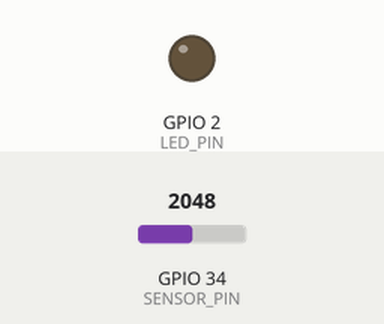
The program below on a simulated ESP32. Parts: output pins drawn as LEDs (lit = HIGH). Inputs (shaded band) come from the test bench; at power-on: GPIO 34 (SENSOR_PIN) = 2048 (analog values on the 0–4095 scale). What the program prints to the serial monitor is not drawn.

Above: at 1.2 s.
1.3 s: GPIO 34 (SENSOR_PIN) set to 2119
At 2.7 s:
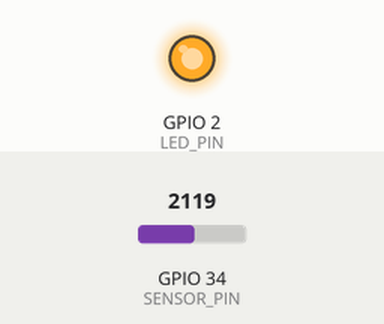
3.0 s: GPIO 34 (SENSOR_PIN) set to 2047
At 3.9 s:
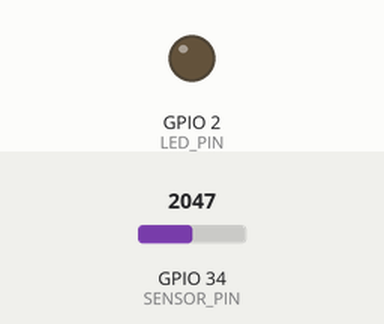
4.5 s: GPIO 34 (SENSOR_PIN) set to 2866
At 5.2 s:
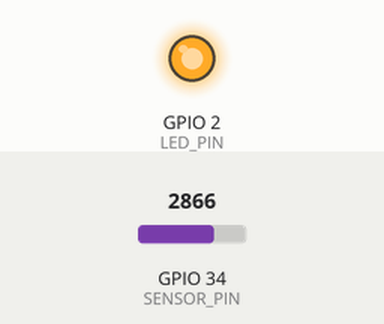
Timing chart, 0 to 7.5 s (numbered marks = the images above; inputs shaded):
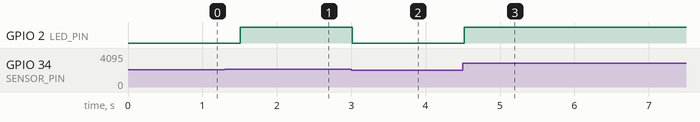

Measured:
- the behaviour switches between 2048 and 2049 on GPIO 34 (SENSOR_PIN) (found by bisection; images 0 and 1)
- after the input at 1.3 s, GPIO 2 (LED_PIN): LOW → HIGH after 0.21 s
- after the input at 3.0 s, GPIO 2 (LED_PIN): HIGH → LOW at once
- after the input at 4.5 s, GPIO 2 (LED_PIN): LOW → HIGH at once

The program:

main.cpp
```cpp
#include <Arduino.h>

// ============================================================
// 01 — FreeRTOS : Tâches & Queue
//
// Deux tâches communiquent via une queue FreeRTOS :
//   - task_producer : lit un capteur simulé (potentiomètre) et
//                     envoie la mesure dans la queue toutes les 500ms.
//   - task_consumer : reçoit les messages de la queue, les affiche
//                     sur le moniteur série et pilote une LED en
//                     fonction du seuil.
//
// La LED intégrée s'allume dès que la valeur dépasse SEUIL_HAUT.
//
// Câblage détaillé dans le README.md de ce dossier.
// ============================================================

// ─── Broches ────────────────────────────────────────────────
constexpr uint8_t  LED_PIN     = 2;   // LED intégrée (la plupart des DevKit)
constexpr uint8_t  SENSOR_PIN  = 34;  // ADC1_CH6 — potentiomètre ou analogique libre

// ─── Paramètres ─────────────────────────────────────────────
constexpr uint16_t SEUIL_HAUT  = 2048;  // ~50% de la plage ADC 12 bits
constexpr uint8_t  QUEUE_LEN   = 5;     // nb. de messages max en attente dans la queue

// ─── Structure de message ───────────────────────────────────
// Passer une struct dans la queue (plutôt qu'un simple int) est la bonne
// pratique : ça permet d'ajouter d'autres champs sans changer l'interface.
struct SensorMessage {
  uint16_t raw;       // valeur brute ADC (0–4095)
  float    voltage;   // tension calculée (V)
  uint32_t timestamp; // millis() au moment de la mesure
};

// ─── Handle de la queue ─────────────────────────────────────
// Le handle est le seul lien entre les deux tâches : il n'y a
// aucune variable globale partagée entre elles.
static QueueHandle_t sensorQueue = nullptr;

// ============================================================
// task_producer — tourne sur le Core 1, priorité 2
// Lit le capteur et envoie les données dans la queue.
// ============================================================
void task_producer(void *pv) {
  analogReadResolution(12);
  analogSetPinAttenuation(SENSOR_PIN, ADC_11db);

  for (;;) {
    // Lecture + oversampling minimal (4 échantillons)
    uint32_t sum = 0;
    for (uint8_t i = 0; i < 4; i++) {
      sum += analogRead(SENSOR_PIN);
      delayMicroseconds(100);
    }
    uint16_t raw = sum / 4;

    SensorMessage msg = {
      .raw       = raw,
      .voltage   = (raw / 4095.0f) * 3.3f,
      .timestamp = (uint32_t)millis()
    };

    // xQueueSend est non-bloquant ici (timeout 0) :
    // si la queue est pleine, on abandonne ce message plutôt que de
    // bloquer le producteur. Une queue pleine indique un consumer trop lent.
    if (xQueueSend(sensorQueue, &msg, 0) != pdTRUE) {
      Serial.println("[PROD] ⚠️  Queue pleine — message abandonné !");
    }

    // Délai FreeRTOS non-bloquant : la tâche est suspendue 500 ms,
    // le scheduler peut exécuter d'autres tâches pendant ce temps.
    vTaskDelay(pdMS_TO_TICKS(500));
  }
}

// ============================================================
// task_consumer — tourne sur le Core 1, priorité 1
// Attend un message de la queue et réagit.
// ============================================================
void task_consumer(void *pv) {
  SensorMessage msg;

  for (;;) {
    // Attente bloquante : la tâche est suspendue jusqu'à la réception
    // d'un message (ou portMAX_DELAY → attente infinie).
    // C'est très différent d'un polling actif : la tâche ne consomme
    // aucun CPU pendant qu'elle attend.
    if (xQueueReceive(sensorQueue, &msg, portMAX_DELAY) == pdTRUE) {

      bool alarme = (msg.raw > SEUIL_HAUT);
      digitalWrite(LED_PIN, alarme ? HIGH : LOW);

      Serial.printf(
        "[CONS] t=%6lu ms | raw=%4u | %.2fV | %s\n",
        msg.timestamp,
        msg.raw,
        msg.voltage,
        alarme ? "⚠️  SEUIL DÉPASSÉ" : "OK"
      );
    }
  }
}

// ============================================================
// setup / loop
// ============================================================
void setup() {
  Serial.begin(115200);
  pinMode(LED_PIN, OUTPUT);
  digitalWrite(LED_PIN, LOW);

  // Créer la queue AVANT les tâches qui l'utilisent.
  // sizeof(SensorMessage) : FreeRTOS copie la struct par valeur dans la queue
  // → pas de problème de cycle de vie de la mémoire.
  sensorQueue = xQueueCreate(QUEUE_LEN, sizeof(SensorMessage));
  if (sensorQueue == nullptr) {
    Serial.println("ERREUR : impossible de créer la queue !");
    while (true) { vTaskDelay(pdMS_TO_TICKS(1000)); }
  }

  // Création des tâches :
  //   xTaskCreatePinnedToCore(fonction, nom, stackSize, param, priorité, handle, core)
  //   - Priorité PLUS HAUTE = le scheduler préempte les tâches moins prioritaires.
  //   - Les deux tâches sont sur le Core 1 : le Core 0 est réservé au Wi-Fi/BT.
  xTaskCreatePinnedToCore(task_producer, "prod", 4096, nullptr, 2, nullptr, 1);
  xTaskCreatePinnedToCore(task_consumer, "cons", 4096, nullptr, 1, nullptr, 1);

  Serial.println("=== 01 — FreeRTOS : Tasks & Queue ===");
  Serial.printf("Queue créée (longueur %d)\n", QUEUE_LEN);
  Serial.printf("Seuil d'alarme : %d / 4095 (%.1fV)\n", SEUIL_HAUT, (SEUIL_HAUT / 4095.0f) * 3.3f);
  Serial.println("Tournez le potentiomètre pour dépasser le seuil.\n");
}

void loop() {
  // loop() tourne sur le Core 1 à priorité 1 (identique à app_main).
  // En cédant le CPU avec un long délai, on laisse les vraies tâches
  // FreeRTOS s'exécuter sans interférence.
  vTaskDelay(pdMS_TO_TICKS(10000));
}
```
